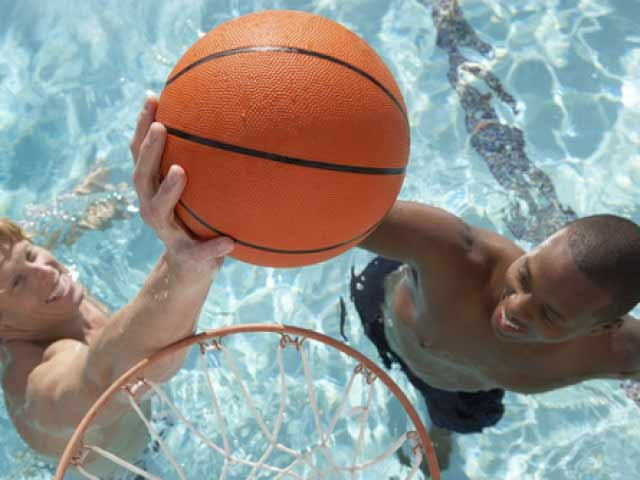
#> input picture exercises/basketball/basketball/basketball5.jpg, 640 x 480 px, found by its file name
$ python ex5_copy.py   (Python 2 division)
#> lines starting #> are read from the running program, lines starting #| are printed output that depends on the picture; after the words box and inside, x2 and y2 are one past the last pixel; in counts of white or black regions, pixels touching at a corner belong together
import cv2
import numpy as np

images = ['basketball1.jpg', 'basketball2.jpg', 'basketball3.jpg', 'basketball4.jpg', 'basketball5.jpg']

if __name__ == '__main__':
    image = cv2.imread(r'/home/student/intro_to_python/exercises/basketball/basketball/' + images[4])
#> image is the input picture: shape (480, 640, 3); mean B, G, R 140.2, 144.7, 143.5
    gray = cv2.cvtColor(image, cv2.COLOR_BGR2GRAY)
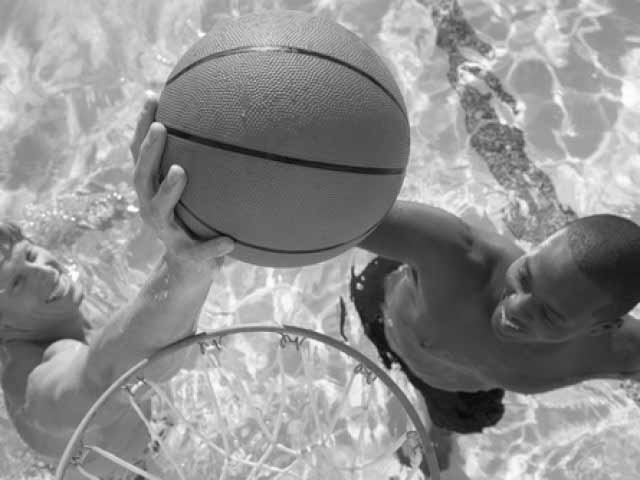
#> gray: shape (480, 640); min 5, max 255, mean 143.8
    hsv = cv2.cvtColor(image, cv2.COLOR_BGR2HSV)
#> hsv: shape (480, 640, 3); mean H, S, V 58.2, 81.5, 167.9
    circles = cv2.HoughCircles(gray, cv2.HOUGH_GRADIENT, 1.2, 200)
#> circles = [[300.6, 256.2, 216.6], [473.4, 357, 166.6], [115.8, 339, 137.5], [573, 109.8, 103.8], [310.2, 479.4, 117.7], [215.4, 7.8, 98.52]]
    hsv_mask = cv2.inRange(hsv, np.array([20 / 2, 60 * 255 / 100, 60 * 255 / 100]), np.array([40 / 2, 100 * 255 / 100, 100 * 255 / 100]))
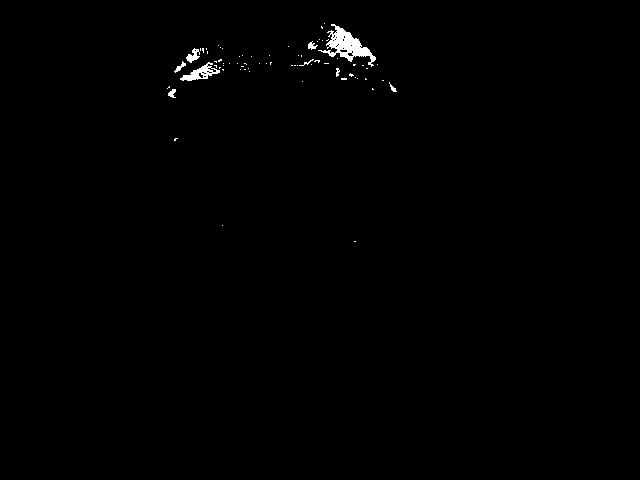
#> hsv_mask: shape (480, 640); 0.54% white; 70 white regions (61 under 20 px), largest, box (x1, y1, x2, y2) and area: (318, 24, 376, 67) 863, (180, 62, 220, 81) 298, (186, 48, 200, 63) 105
    basketball_x, basketball_y, basketball_r = None, None, None
    max_correspondence = -np.inf
    if circles is not None:
        circles = np.round(circles[0, :]).astype("int")
#> circles = [[301, 256, 217], [473, 357, 167], [116, 339, 138], [573, 110, 104], [310, 479, 118], [215, 8, 99]]

        for (x, y, r) in circles:
            circle_mask = np.zeros((480, 640))
            cv2.circle(circle_mask, (x, y), r, 255, -1)
            hsv_and_circle_mask = hsv_mask * circle_mask
            correspondence = float(np.count_nonzero(hsv_and_circle_mask)) / np.count_nonzero(circle_mask)
            if max_correspondence < correspondence:
                max_correspondence = correspondence
                basketball_x, basketball_y, basketball_r = x, y, r
#> this loop made 6 passes
#> (x, y, r, correspondence, max_correspondence, basketball_x, basketball_y, basketball_r) on passes 1, 6: (301, 256, 217, 0.00742, 0.00742, 301, 256, 217), (215, 8, 99, 0.0338, 0.0338, 215, 8, 99)
#> (x, y, r, correspondence) on passes 2 to 5: (473, 357, 167, 2.48e-05), (116, 339, 138, 0), (573, 110, 104, 0), (310, 479, 118, 0)
#> pass 1, `hsv_and_circle_mask = hsv_mask * circle_mask`:
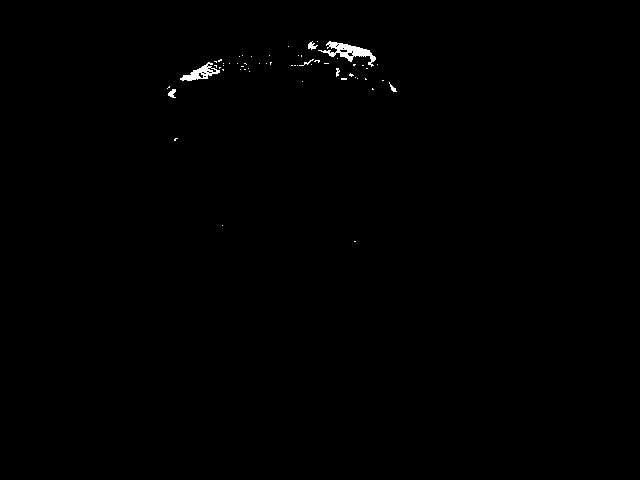
#> hsv_and_circle_mask: shape (480, 640) float64; values 0 (black) and 65025 (white), 0.36% white; 56 white regions (49 under 20 px), largest, box (x1, y1, x2, y2) and area: (318, 41, 376, 67) 499, (180, 62, 220, 81) 298, (308, 41, 318, 50) 46
#> pass 2, `hsv_and_circle_mask = hsv_mask * circle_mask`:
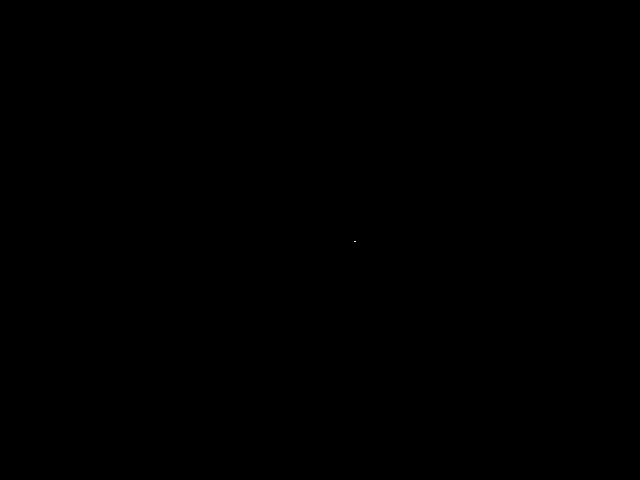
#> hsv_and_circle_mask: shape (480, 640) float64; values 0 (black) and 65025 (white), 0% white in thin lines or dots, all inside (x1, y1, x2, y2) = (354, 241, 356, 242)
#> after the loop:
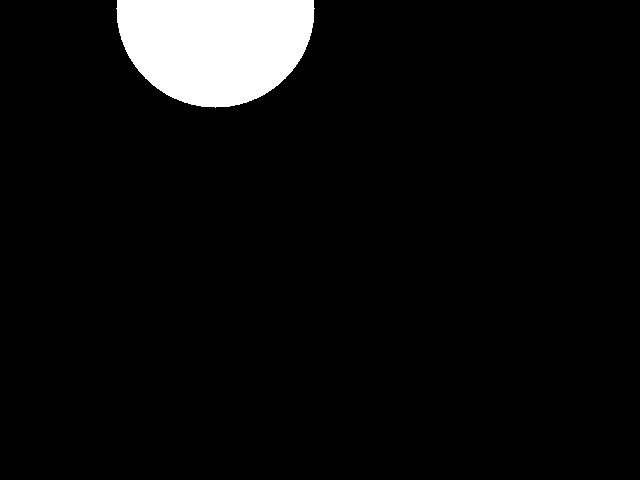
#> circle_mask: shape (480, 640) float64; 5.6% white; 1 white region, box (x1, y1, x2, y2) and area: (116, 0, 315, 108) 17054
#> after the loop:
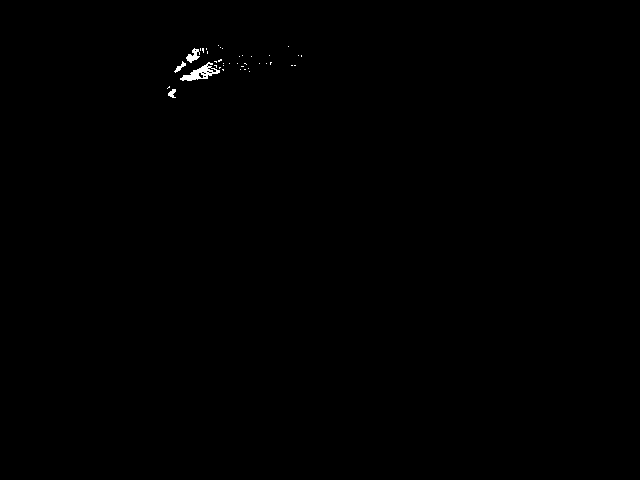
#> hsv_and_circle_mask: shape (480, 640) float64; values 0 (black) and 65025 (white), 0.19% white; 39 white regions (35 under 20 px), largest, box (x1, y1, x2, y2) and area: (180, 62, 220, 81) 298, (186, 48, 200, 63) 105, (174, 61, 186, 73) 49, (168, 89, 176, 98) 45
#> after the loop, basketball_r = 99; basketball_x = 215; basketball_y = 8; max_correspondence = 0.0338
    else:
        print 'No circles found'

    cv2.circle(image, (basketball_x, basketball_y), basketball_r, (0, 255, 0), 4)
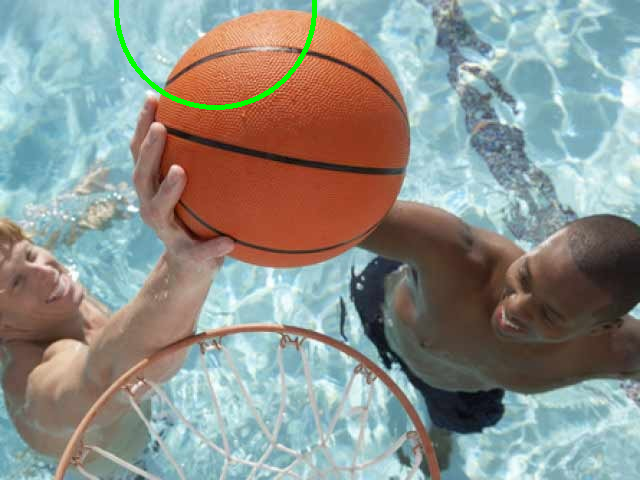
#> image: shape (480, 640, 3); 0.53% of pixels changed, all inside (x1, y1, x2, y2) = (114, 0, 317, 110)
    cv2.imshow('image', image)
    cv2.waitKey()
    cv2.destroyWindow('image')
